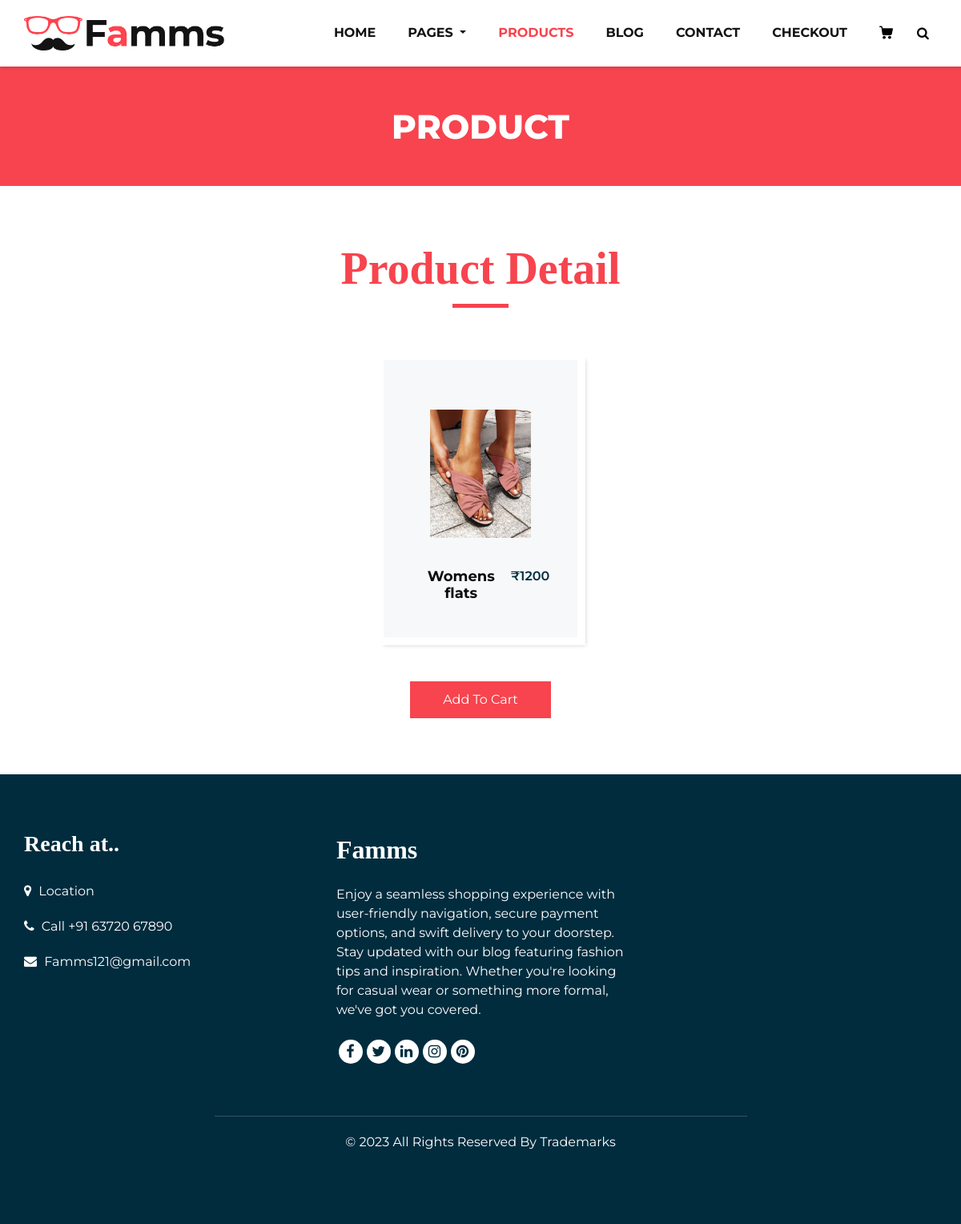
The app's page /productdetail/1 with its own data.
### commE/models.py (models this page shows, shortened)
class Product(models.Model):
    name=models.CharField(max_length=30)
    price=models.IntegerField()
    image=models.ImageField('image',null=True)

### Ecommerce/views.py (the view)
# urls.py: path('productdetail/<id>', views.productdetail,name="productdetail"),
def productdetail(request,id):
    obj = Product.objects.filter(pk=id).first()
    if obj==None:
        return redirect('/home')
    return render(request,'productdetail.html',{"data":obj})

### template/productdetail.html (shortened to what this page needs)
{% load static %}
<!DOCTYPE html>
<html>
   <head>
      <link rel="stylesheet" type="text/css" href="{% static 'css/bootstrap.css' %}" />
      <link href="{% static 'css/font-awesome.min.css' %}" rel="stylesheet" />
      <link href="{% static 'css/style.css' %}" rel="stylesheet" />
      <link href="{% static 'css/responsive.css' %}" rel="stylesheet" />
   </head>
   <body class="sub_page">
      <div class="hero_area">
         <header class="header_section">
            <div class="container">
               <nav class="navbar navbar-expand-lg custom_nav-container ">
                  <a class="navbar-brand" href="/home"><img width="250" src="{% static 'images/logo.png' %}" alt="#" /></a>
                  <div class="collapse navbar-collapse" id="navbarSupportedContent">
                     <ul class="navbar-nav">
                        <li class="nav-item">
                           <a class="nav-link" href="/home">Home <span class="sr-only">(current)</span></a>
                        </li>
                        <li class="nav-item dropdown">
                           <a class="nav-link dropdown-toggle" href="#" data-toggle="dropdown" role="button" aria-haspopup="true" aria-expanded="true"> <span class="nav-label">Pages </a>
                        </li>
                        <li class="nav-item active">
                           <a class="nav-link" href="/products">Products</a>
                        </li>
                        <li class="nav-item">
                           <a class="nav-link" href="/blog_list">Blog</a>
                        </li>
                        <li class="nav-item">
                           <a class="nav-link" href="/contact">Contact</a>
                        </li>
                        <li class="nav-item">
                           <a class="nav-link" href="/checkout">Checkout</a>
                        </li>
                        <li class="nav-item">
                           <a class="nav-link" href="/viewcart">
                           </a>
                        </li>
                        <form class="form-inline">
                           <button class="btn  my-2 my-sm-0 nav_search-btn" type="submit">
                           <i class="fa fa-search" aria-hidden="true"></i>
                           </button>
                        </form>
                     </ul>
                  </div>
               </nav>
            </div>
         </header>
      </div>
      <section class="inner_page_head">
         <div class="container_fuild">
            <div class="row">
               <div class="col-md-12">
                  <div class="full">
                     <h3>PRODUCT</h3>
                  </div>
               </div>
            </div>
         </div>
      </section>
      <section class="product_section layout_padding">
         <div class="container">
            <div class="heading_container heading_center">
               <h2>
                   <span>Product Detail</span>
               </h2>
            </div>
            <div class="row">
               <div class="col-sm-6 col-md-6 col-lg-3 m-auto">
                  <div class="box">
                     <div class="img-box">
                        <img src="/media/{{data.image}}" alt="">
                     </div>
                     <div class="detail-box">
                        <h5>
                           {{data.name}}
                        </h5>
                        <h6>
                           ₹{{data.price}}
                        </h6>
                     </div>
                  </div>
               </div>
            </div>
            <div class="btn-box">
            <a href="/add_to_cart/{{data.id}}">
               Add To Cart</a>
            </div>
         </div>
      </section>
      <footer class="footer_section">
         <div class="container">
            <div class="row">
               <div class="col-md-4 footer-col">
                  <div class="footer_contact">
                     <h4>
                        Reach at..
                     </h4>
                     <div class="contact_link_box">
                        <a href="">
                        <i class="fa fa-map-marker" aria-hidden="true"></i>
                        <span>
                        Location
                        </span>
                        </a>
                        <a href="">
                        <i class="fa fa-phone" aria-hidden="true"></i>
                        <span>
                        Call +91 63720 67890
                        </span>
                        </a>
                        <a href="">
                        <i class="fa fa-envelope" aria-hidden="true"></i>
                        <span>
                        Famms121@gmail.com
                        </span>
                        </a>
                     </div>
                  </div>
               </div>
               <div class="col-md-4 footer-col">
                  <div class="footer_detail">
                     <a href="index.html" class="footer-logo">
                     Famms
                     </a>
                     <p>
                        Enjoy a seamless shopping experience with user-friendly navigation, secure payment options, and swift delivery to your doorstep. Stay updated with our blog featuring fashion tips and inspiration. Whether you're looking for casual wear or something more formal, we've got you covered.
                     </p>
                     <div class="footer_social">
                        <a href="">
                        <i class="fa fa-facebook" aria-hidden="true"></i>
                        </a>
                        <a href="">
                        <i class="fa fa-twitter" aria-hidden="true"></i>
                        </a>
                        <a href="">
                        <i class="fa fa-linkedin" aria-hidden="true"></i>
                        </a>
                        <a href="">
                        <i class="fa fa-instagram" aria-hidden="true"></i>
                        </a>
                        <a href="">
                        <i class="fa fa-pinterest" aria-hidden="true"></i>
                        </a>
                     </div>
                  </div>
               </div>
               <div class="col-md-4 footer-col">
                  <div class="map_container">
                     <div class="map">
                        <div id="googleMap"></div>
                     </div>
                  </div>
               </div>
            </div>
            <div class="footer-info">
               <div class="col-lg-7 mx-auto px-0">
                  <p>
                     &copy; <span id="displayYear"></span> All Rights Reserved By
                     <a href="https://html.design/">Trademarks </a>
                  </p>
               </div>
            </div>
         </div>
      </footer>
   </body>
</html>

### static/css/responsive.css (style rules this page uses)
@media (min-width: 1200px) { .container { max-width: 1170px; } }

### records on screen
Product: image (picture), name "Womens flats", price "1200"
